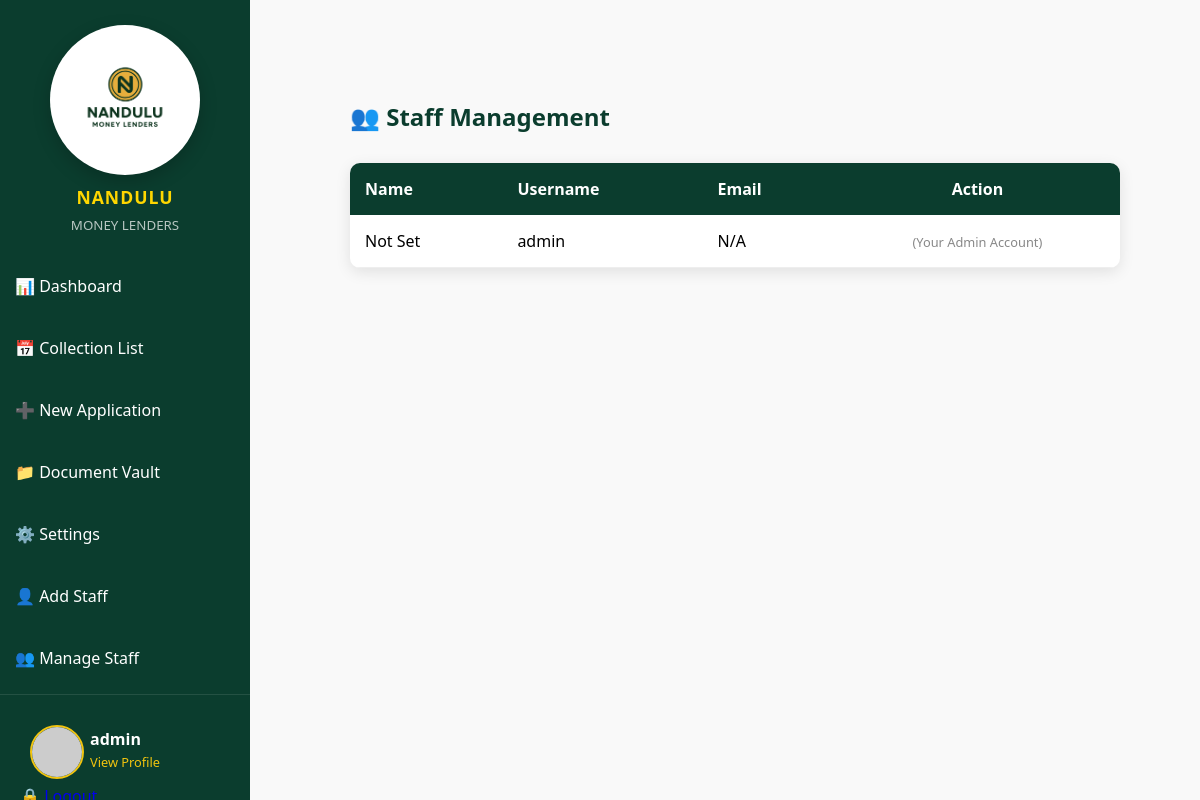
The app's page /admin/staff (signed in) with its own data.
### app.py (models this page shows)
class User(db.Model, UserMixin):
    id = db.Column(db.Integer, primary_key=True)
    username = db.Column(db.String(150), unique=True, nullable=False)
    password = db.Column(db.String(150), nullable=False)
    full_name = db.Column(db.String(100))
    email = db.Column(db.String(100))
    phone = db.Column(db.String(20))
    dob = db.Column(db.Date)
    role = db.Column(db.String(50), default='Agent')  # Options: Admin, Manager, Agent
    profile_pic = db.Column(db.String(255), default='default_avatar.png')

### app.py (the view)
@app.route('/admin/staff')
@login_required
def manage_staff():
    if current_user.username != 'admin':
        flash("Access denied: Admins only.", "danger")
        return redirect(url_for('dashboard'))
    all_staff = User.query.all()
    return render_template('manage_staff.html', staff_list=all_staff)

### app.py (called while the page is built)
@login_manager.user_loader
def load_user(user_id):
    return User.query.get(int(user_id))

### templates/manage_staff.html
{% extends "layout.html" %}
{% block content %}
<div class="container" style="padding: 40px;">
    <h2 style="color: #0b3d2e; margin-bottom: 30px;">👥 Staff Management</h2>
    <table style="width: 100%; border-collapse: collapse; background: white; border-radius: 10px; overflow: hidden; box-shadow: 0 4px 15px rgba(0,0,0,0.1);">
        <thead style="background: #0b3d2e; color: white;">
            <tr>
                <th style="padding: 15px; text-align: left;">Name</th>
                <th style="padding: 15px; text-align: left;">Username</th>
                <th style="padding: 15px; text-align: left;">Email</th>
                <th style="padding: 15px; text-align: center;">Action</th>
            </tr>
        </thead>
        <tbody>
            {% for staff in staff_list %}
            <tr style="border-bottom: 1px solid #eee;">
                <td style="padding: 15px;">{{ staff.full_name or 'Not Set' }}</td>
                <td style="padding: 15px;">{{ staff.username }}</td>
                <td style="padding: 15px;">{{ staff.email or 'N/A' }}</td>
                <td style="padding: 15px; text-align: center;">
                    {% if staff.id != current_user.id %}
                    <form action="{{ url_for('delete_staff', user_id=staff.id) }}" method="POST" onsubmit="return confirm('Are you sure you want to remove this staff member?');">
                        <button type="submit" style="background: #e03131; color: white; border: none; padding: 8px 15px; border-radius: 5px; cursor: pointer;">
                            🗑️ Remove
                        </button>
                    </form>
                    {% else %}
                    <span style="color: #888; font-size: 0.8rem;">(Your Admin Account)</span>
                    {% endif %}
                </td>
            </tr>
            {% endfor %}
        </tbody>
    </table>
</div>
{% endblock %}

### templates/layout.html (shortened to what this page needs)
<!DOCTYPE html>
<html lang="en">
<head>
    <link rel="stylesheet" href="{{ url_for('static', filename='style.css') }}">
</head>
<body>
    <div class="sidebar">
        <div class="logo-container">
            <div class="logo-circle">
                <img src="{{ url_for('static', filename='nandulu_logo.png') }}" alt="Nandulu Logo">
            </div>
            <h2>NANDULU</h2>
            <small>MONEY LENDERS</small>
        </div>
        <nav>
            <a href="{{ url_for('dashboard') }}" class="{{ 'active' if request.endpoint == 'dashboard' }}">📊 Dashboard</a>
            <a href="{{ url_for('upcoming_report') }}" class="{{ 'active' if request.endpoint == 'upcoming_report' }}">📅 Collection List</a>
            <a href="{{ url_for('add_page') }}" class="{{ 'active' if request.endpoint == 'add_page' }}">➕ New Application</a>
            <a href="{{ url_for('documents_page') }}" class="{{ 'active' if request.endpoint == 'documents_page' }}">📁 Document Vault</a>
            <a href="{{ url_for('settings_page') }}" class="{{ 'active' if request.endpoint == 'settings_page' }}">⚙️ Settings</a>
            {% if current_user.username == 'admin' %}
                <a href="{{ url_for('create_staff') }}">👤 Add Staff</a>
                <a href="{{ url_for('manage_staff') }}" class="nav-link">
                    👥 Manage Staff
                </a>
            {% endif %}
        </nav>
        {% if current_user.is_authenticated %}
        <div class="sidebar-footer" style="margin-top: auto; padding: 20px; border-top: 1px solid rgba(255,255,255,0.1);">
            <div style="display: flex; align-items: center; gap: 10px; padding: 10px;">
                <div style="width: 50px; height: 50px; min-width: 50px;">
                    {% if current_user.profile_pic and current_user.profile_pic != "" %}
                        <img src="{{ url_for('static', filename='storage/profile_pics/' + current_user.profile_pic) }}"
                             style="width: 100%; height: 100%; border-radius: 50%; object-fit: cover; border: 2px solid #f1c40f;"
                             onerror="this.src='https://ui-avatars.com/api/?name={{ current_user.username }}&background=f1c40f&color=0b3d2e&bold=true'">
                    {% else %}
                        <img src="https://ui-avatars.com/api/?name={{ current_user.username }}&background=f1c40f&color=0b3d2e&bold=true"
                             style="width: 100%; height: 100%; border-radius: 50%; border: 2px solid #f1c40f;">
                    {% endif %}
                </div>
                <div>
                    <h4 style="margin: 0; color: white; font-size: 1rem;">{{ current_user.username }}</h4>
                    <a href="{{ url_for('settings_page') }}" style="color: #f1c40f; font-size: 0.8rem; text-decoration: none;">View Profile</a>
                </div>
            </div>
            <a href="{{ url_for('logout') }}" class="logout-btn">🔒 Logout</a>
        </div>
        {% endif %}
    </div>
    <div class="main-content">
        {% block content %}{% endblock %}
    </div>
</body>
</html>

### static/style.css (style rules this page uses)
:root { --purple: #6c5ce7; --dark: #2d3436; --light: #f9f9f9; --green: #00b894; }
body { margin: 0; font-family: 'Segoe UI', sans-serif; display: flex; background-color: var(--light); }
.sidebar { width: 250px; height: 100vh; background: #0b3d2e; color: white; position: fixed; display: flex; flex-direction: column; padding: 0; }
.sidebar .logo-container { text-align: center; padding: 25px 0; }
.sidebar .logo-container .logo-circle { width: 150px; height: 150px; margin: 0 auto; border-radius: 50%; background: #ffffff; display: flex; align-items: center; justify-content: center; box-shadow: 0 6px 18px rgba(0, 0, 0, 0.2); overflow: hidden; }
.sidebar .logo-container .logo-circle img { width: 128px; height: auto; display: block; }
.sidebar .logo-container h2 { color: #FFD700; font-size: 1.1rem; margin-top: 10px; letter-spacing: 1px; margin-bottom: 4px; }
.sidebar .logo-container small { color: #ffffff; opacity: 0.7; }
.sidebar nav a { display: block; color: #ffffff; text-decoration: none; padding: 15px; border-radius: 8px; margin-bottom: 10px; transition: 0.3s; }
.main-content { margin-left: 270px; padding: 40px; width: calc(100% - 270px); }

### records on screen
User: username "admin", full_name "Not Set", email "N/A", shows "(Your Admin Account)"
